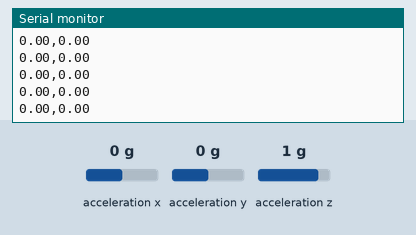
Bench run of a sketch on a simulated Arduino Uno, built with avr-gcc and run on an emulated ATmega328P. On the bench: the last lines printed to the serial monitor. Wiring (inferred from the names in the program): MPU-6050 motion sensor at I2C address 0x68. Inputs (shaded band) come from the test bench; at power-on: acceleration y 0 g, acceleration x 0 g, acceleration z 1 g.

Above: at 1.2 s.
1.3 s: acceleration y set to -1.4 g
At 1.8 s:
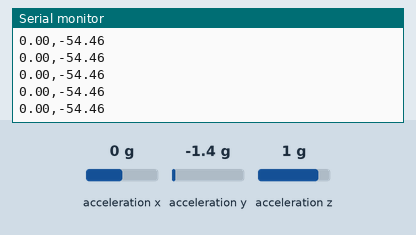
4.3 s: acceleration x set to -1.4 g
At 5.1 s:
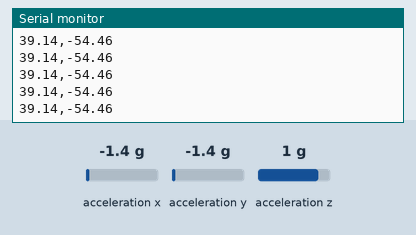
5.8 s: acceleration z set to -1.4 g
At 6.4 s:
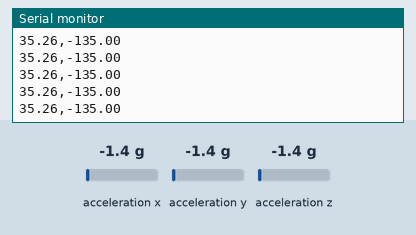
Timing chart, 0 to 8.8 s (numbered marks = the images above; inputs shaded):
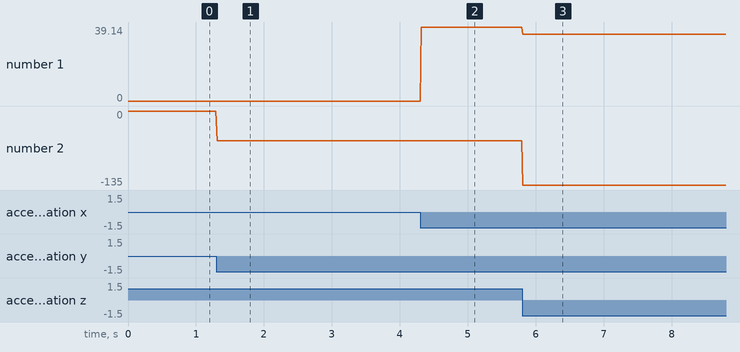

The sketch:

ucak_arduino.ino
```cpp
#include <Wire.h>

// MPU6050 I2C adresi (Genelde 0x68'dir)
const int MPU_addr = 0x68;
int16_t AcX, AcY, AcZ;

void setup() {
  Serial.begin(115200); // Unity'deki kodumuzla birebir aynı hız

  Wire.begin();
  Wire.beginTransmission(MPU_addr);
  Wire.write(0x6B); // Sensörü uyandırma register'ı
  Wire.write(0);    // Sensörü uyandırıyoruz
  Wire.endTransmission(true);
}

void loop() {
  Wire.beginTransmission(MPU_addr);
  Wire.write(0x3B); // İvmeölçer verilerinin başladığı adres
  Wire.endTransmission(false);
  Wire.requestFrom(MPU_addr, 6, true); // 6 byte veri istiyoruz (X, Y, Z için ikişer byte)

  // Ham ivmeölçer verilerini okuyoruz
  AcX = Wire.read() << 8 | Wire.read();
  AcY = Wire.read() << 8 | Wire.read();
  AcZ = Wire.read() << 8 | Wire.read();

  // Unity kodunun kilitlenmeden okuyabileceği Pitch ve Roll açı hesaplamaları (atan2)
  float roll = atan2(AcY, AcZ) * 180.0 / M_PI;
  float pitch = atan2(-AcX, sqrt((float)AcY * AcY + (float)AcZ * AcZ)) * 180.0 / M_PI;

  // Unity'nin beklediği format: "pitch,roll" (Örn: 12.45,-5.20)
  Serial.print(pitch);
  Serial.print(",");
  Serial.println(roll);

  delay(15); // Unity'nin ReadTimeout (50ms) süresine yakalanmamak için ideal kararlılık süresi
}
```

Measured:
- after the input at 1.3 s, the serial monitor: prints a new line at once (image 1)
- after the input at 4.3 s, the serial monitor: prints a new line at once (image 2)
- after the input at 5.8 s, the serial monitor: prints a new line at once (image 3)
- plotted number 1: 0 → 39.14 after the input at 4.3 s, 39.14 → 35.26 after the input at 5.8 s
- plotted number 2: 0 → -54.46 after the input at 1.3 s, -54.46 → -135 after the input at 5.8 s
